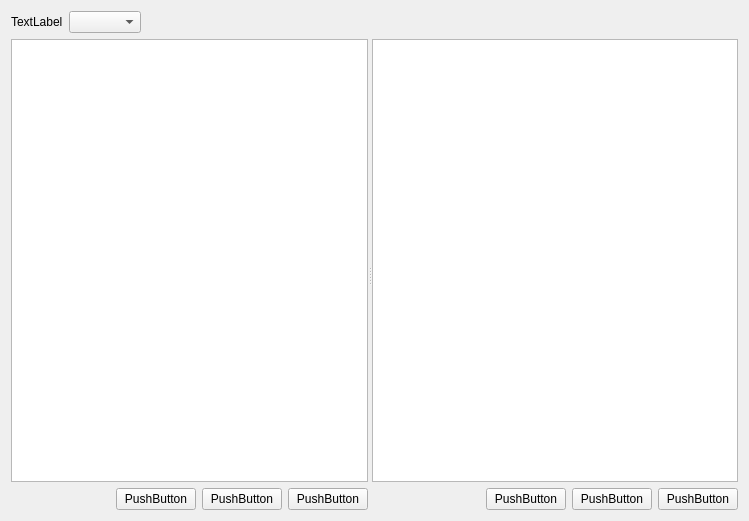
<?xml version="1.0" encoding="UTF-8"?>
<ui version="4.0">
 <class>ClasificacionListClass</class>
 <widget class="QWidget" name="ClasificacionListClass">
  <property name="geometry">
   <rect>
    <x>0</x>
    <y>0</y>
    <width>749</width>
    <height>521</height>
   </rect>
  </property>
  <property name="windowTitle">
   <string>Clasificaciones</string>
  </property>
  <layout class="QVBoxLayout" name="verticalLayout_3">
   <item>
    <layout class="QHBoxLayout" name="horizontalLayout">
     <item>
      <widget class="QLabel" name="label">
       <property name="sizePolicy">
        <sizepolicy hsizetype="Preferred" vsizetype="Minimum">
         <horstretch>0</horstretch>
         <verstretch>0</verstretch>
        </sizepolicy>
       </property>
       <property name="text">
        <string>TextLabel</string>
       </property>
      </widget>
     </item>
     <item>
      <widget class="QComboBox" name="comboBox"/>
     </item>
     <item>
      <spacer name="horizontalSpacer">
       <property name="orientation">
        <enum>Qt::Horizontal</enum>
       </property>
       <property name="sizeHint" stdset="0">
        <size>
         <width>40</width>
         <height>20</height>
        </size>
       </property>
      </spacer>
     </item>
    </layout>
   </item>
   <item>
    <widget class="QSplitter" name="splitter">
     <property name="sizePolicy">
      <sizepolicy hsizetype="Expanding" vsizetype="Expanding">
       <horstretch>0</horstretch>
       <verstretch>0</verstretch>
      </sizepolicy>
     </property>
     <property name="orientation">
      <enum>Qt::Horizontal</enum>
     </property>
     <widget class="QWidget" name="">
      <layout class="QVBoxLayout" name="verticalLayout_2" stretch="1,0">
       <item>
        <widget class="QTreeView" name="treeView">
         <property name="sizePolicy">
          <sizepolicy hsizetype="Expanding" vsizetype="Expanding">
           <horstretch>1</horstretch>
           <verstretch>0</verstretch>
          </sizepolicy>
         </property>
         <property name="minimumSize">
          <size>
           <width>100</width>
           <height>0</height>
          </size>
         </property>
        </widget>
       </item>
       <item>
        <layout class="QHBoxLayout" name="horizontalLayout_3">
         <item>
          <spacer name="horizontalSpacer_3">
           <property name="orientation">
            <enum>Qt::Horizontal</enum>
           </property>
           <property name="sizeHint" stdset="0">
            <size>
             <width>40</width>
             <height>20</height>
            </size>
           </property>
          </spacer>
         </item>
         <item>
          <widget class="QPushButton" name="pushButton_6">
           <property name="text">
            <string>PushButton</string>
           </property>
          </widget>
         </item>
         <item>
          <widget class="QPushButton" name="pushButton_5">
           <property name="text">
            <string>PushButton</string>
           </property>
          </widget>
         </item>
         <item>
          <widget class="QPushButton" name="pushButton_4">
           <property name="text">
            <string>PushButton</string>
           </property>
          </widget>
         </item>
        </layout>
       </item>
      </layout>
     </widget>
     <widget class="QWidget" name="">
      <layout class="QVBoxLayout" name="verticalLayout" stretch="4,0">
       <item>
        <widget class="QTableView" name="tableView">
         <property name="sizePolicy">
          <sizepolicy hsizetype="Expanding" vsizetype="Expanding">
           <horstretch>4</horstretch>
           <verstretch>0</verstretch>
          </sizepolicy>
         </property>
         <property name="minimumSize">
          <size>
           <width>300</width>
           <height>0</height>
          </size>
         </property>
        </widget>
       </item>
       <item>
        <layout class="QHBoxLayout" name="horizontalLayout_2">
         <item>
          <spacer name="horizontalSpacer_2">
           <property name="orientation">
            <enum>Qt::Horizontal</enum>
           </property>
           <property name="sizeHint" stdset="0">
            <size>
             <width>40</width>
             <height>20</height>
            </size>
           </property>
          </spacer>
         </item>
         <item>
          <widget class="QPushButton" name="pushButton_3">
           <property name="text">
            <string>PushButton</string>
           </property>
          </widget>
         </item>
         <item>
          <widget class="QPushButton" name="pushButton_2">
           <property name="text">
            <string>PushButton</string>
           </property>
          </widget>
         </item>
         <item>
          <widget class="QPushButton" name="pushButton">
           <property name="text">
            <string>PushButton</string>
           </property>
          </widget>
         </item>
        </layout>
       </item>
      </layout>
     </widget>
    </widget>
   </item>
  </layout>
 </widget>
 <resources/>
 <connections/>
</ui>
